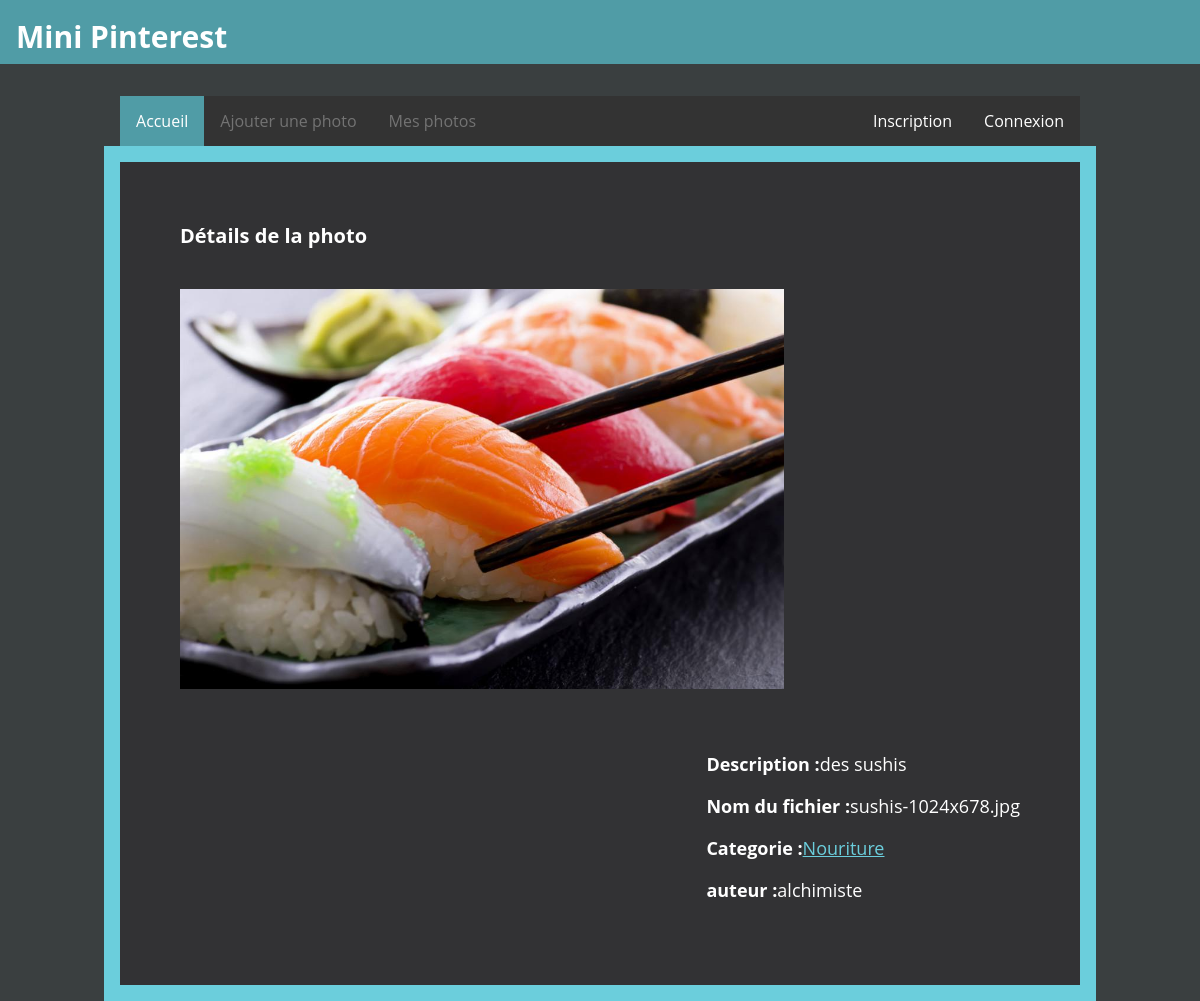
The app's page /photo.php?img_id=sushis-1024x678 with its own data.
### tables this page shows
CREATE TABLE `Photo` (
  `photoId` int(11) NOT NULL,
  `nomFich` varchar(250) NOT NULL,
  `description` varchar(250) DEFAULT NULL,
  `catId` int(11) NOT NULL,
  `extension` varchar(250) NOT NULL,
  `auteur` varchar(250) NOT NULL
);

CREATE TABLE `Categorie` (
  `catId` int(11) NOT NULL,
  `nomCat` varchar(250) NOT NULL
);

### fonctions/categories.php (called while the page is built, shortened)
<?php
function getPhotobyNom($link, $nomPhoto)
{
	$detail = array();
	$query = "SELECT * FROM Photo WHERE nomFich = '". $nomPhoto ."';";
	$result = executeQuery($link, $query);
	$col = mysqli_fetch_assoc($result);
	$detail[0] = $col["photoId"];
	$detail[1] = $col["nomFich"];
	$detail[2] = $col["description"];
	$detail[3] = $col["catId"];
	$detail[4] = $col["extension"];
	$detail[5] = $col["auteur"];
	return $detail;
}
function getCat($link, $nomPhoto)
{
	$categorie = array();
	$query = "SELECT catId, nomCat FROM Categorie NATURAL JOIN Photo
WHERE Photo.nomFich = '". $nomPhoto ."';";
	$result = executeQuery($link, $query);
	$col = mysqli_fetch_assoc($result);
	$categorie[0] = $col["catId"];
	$categorie[1] = $col["nomCat"];
	return $categorie;
}
?>

### fonctions/bd.php (called while the page is built, shortened)
<?php
function executeQuery($link, $query)
{
	$result = mysqli_query($link, $query);
	return $result;
}
?>

### photo.php (the view, shortened to what this page needs)
<?php
require_once 'fonctions/bd.php';
require_once 'fonctions/categories.php';
$link = getConnection($dbHost, $dbUser, $dbPwd, $dbName);
$nomP = $_GET['img_id'];
$categorie = getCat($link, $nomP);
$ongletAjout='';
$ongletConnexion='';
if(isset($_SESSION["logged"]) && $_SESSION["logged"] !=""){
	$ongletAjout='<li><a href="ajout.php" id="tab-ajout">Ajouter une photo</a></li>';
	$ongletMesPhotos='<li><a href="mesphotos.php" id="tab-mesphotos">Mes photos</a></li>';
	$ongletConnexion='<li style="float:right"><a href="#id01" id="tab-deconnexion">Deconnexion</a></li>';
	$utilisateur = getUtilisateur($link, $_SESSION["logged"]);
	$statut = $utilisateur[2];
	if($statut == "admin"){
		$ongletStatistique='<li style="float:right"><a href="statistiques.php" id="tab-stat">Statistiques</a></li>';
	}
	else{
			$ongletStatistique='<li style="float:right"><a href="mesdonnees.php" id="tab-stat">Mes données</a></li>';
		}
}
else{
	$ongletAjout='<li><a href="ajout.php" id="tab-ajout" class="disabled" >Ajouter une photo</a></li>';
	$ongletMesPhotos='<li><a href="mesphotos.php" id="tab-mesphotos" class="disabled">Mes photos</a></li>';
	$ongletConnexion='<li style="float:right"><a href="connexion.php" id="tab-connexion">Connexion</a></li>';
}
$photo = getPhotobyNom($link, $nomP);
$id = $photo[0];
$nomP = $photo[1];
$desc = $photo[2];
$ext = $photo[4];
$aut = $photo[5];
?>
<!doctype html>
<html lang="fr">
	<head>
		<link rel="stylesheet" type="text/css" href="css/styles.css">
	</head>
	<header>
		<h1 class="logo">Mini Pinterest</h1>
	</header>
	<body>
		<div class="menu">
			 <ul>
  				<li><a href="index.php" class="active" id="tab-accueil">Accueil</a></li>
  				<?php echo $ongletAjout; ?>
  				<?php echo $ongletMesPhotos; ?>
  				<?php echo $ongletConnexion; ?>
  				<li style="float:right"><a href="inscription.php" id="tab-inscription">Inscription</a></li>
			</ul>
		</div>
		<div class="background">
			<div class="container">
				<div class="detailPhoto">
					<h2> Détails de la photo </h2>
					<div class="detail">
						<div class="affImage">
							<?php
								$affiche = '<img class="image" src="images/DSC_' . $id .'.' . $ext . '">';
								echo $affiche;
							?>
						</div>
						<div class="info">
						<?php
							$affiche = '<p><strong>Description :</strong>'. $desc .'</p>';
							$affiche .= '<p><strong>Nom du fichier :</strong>'. $nomP .'.' . $ext . '</p>';
							$affiche .= '<p><strong>Categorie :</strong><a class ="liencolo" href="index.php?select='. $categorie[0] .'">' . $categorie[1] . '</a></p>';
							$affiche .= '<p><strong>auteur :</strong>' . $aut . '</a></p>';
							echo $affiche;
						?>
						</div>
					</div>
				</div>
			</div>
		</div>
	</body>
</html>

### css/styles.css (style rules this page uses)
header { position:fixed; top:0px; width:100%; height:64px; display:inline-block; background-color:#509CA6; color: white; z-index: 100; }
body { padding-top: 96px; margin:0px; background-color: #3A3F40; font-family: 'Open Sans', sans-serif; }
.logo { float:left; margin-top: 16px; margin-left:16px; height: 32px; width: max-content; font-size: 30px; text-align: center; }
.background { width:max-content; max-width: 80%; background-color: #6BCEDC; padding:16px; margin-left: auto; margin-right: auto; top: 50px; position: relative; }
.container { max-width: 100%; background-color: #323234; color:white; padding: 40px; }
.detail { display: inline-block; }
.affImage { float: left; }
.image { max-height: 400px; max-width: 700px; padding: 20px; }
.info { float: right; position:relative; margin : 20px; font-size : 18px; }
.menu { height: 50px; width: 100%; position: absolute; margin: auto; }
ul { list-style-type: none; margin: auto; padding: 0; width: 80%; overflow: hidden; background-color: #333; position: relative; top: 0; transform: none; }
li { float: left; }
li a { display: block; color: white; text-align: center; padding: 14px 16px; text-decoration: none; }
.active { background-color: #509CA6; }
.disabled { pointer-events: none; cursor: default; color: #FFFFFF50; }
.liencolo { color: #6BCEDC; }
h2 { font-size: 20px; margin: 20px; }

### records on screen
photo: description "des sushis", nomFich "sushis-1024x678", extension "jpg", auteur "alchimiste"
categorie: nomCat "Nouriture"
